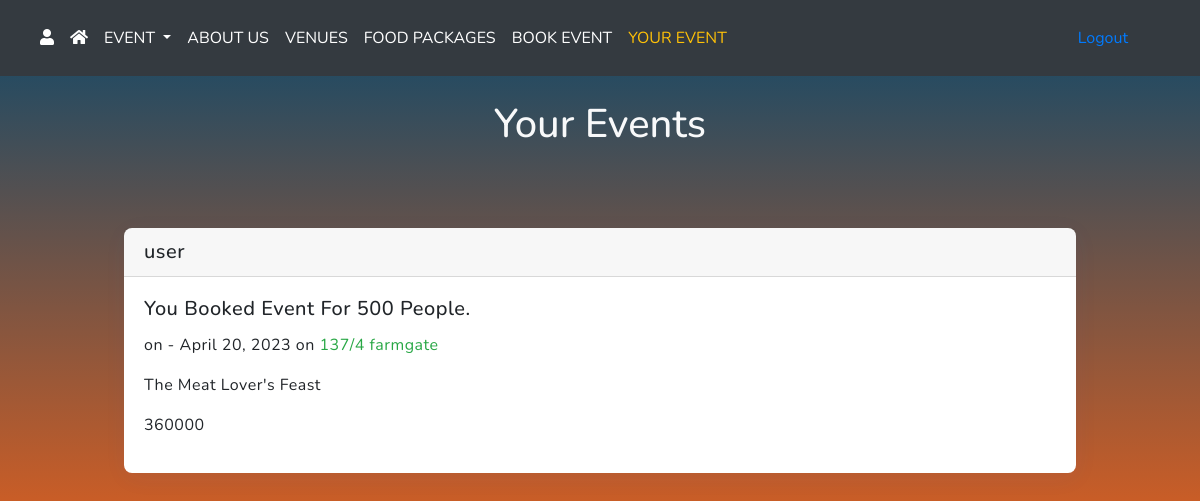
/user_cart (signed in), run on the app's committed database.
### website/models.py (models this page shows, shortened)
class Book_event(models.Model):
    name = models.CharField(max_length = 100)
    mobile = models.CharField(max_length = 14)
    email = models.EmailField()
    people = models.IntegerField()
    date = models.DateField()
    event = models.CharField(max_length = 1000)
    food =  models.ForeignKey(Food, on_delete = models.CASCADE, default = "")
    address = models.CharField(max_length = 500)
    venue = models.ForeignKey(Venue, on_delete = models.CASCADE, default = " ")
    message = models.TextField()
    user=models.ForeignKey(User, on_delete=models.CASCADE, default='')
    bill = models.IntegerField()

class Food(models.Model):
    package = models.CharField(max_length = 200)
    item1 = models.CharField(max_length = 50)
    item2 = models.CharField(max_length = 50)
    item3 = models.CharField(max_length = 50)
    item4 = models.CharField(max_length = 50)
    pack_price = models.IntegerField()
    def __str__(self):
        return self.package

### website/views.py (the view)
# urls.py: path("user_cart", views.usercart, name = "user_cart"),
def usercart(request):
    my_cart = Book_event.objects.filter(user=request.user)
    return render(request, 'user_cart.html', {'my_cart': my_cart})

### website/templates/user_cart.html (shortened to what this page needs)
{% extends 'base.html'%}
{% block content%}
<body id="cart-body">
  <header>
    <div class="cotainer">
        <div class="row">
            <div class="col-md-12 col-sm-12 col-xs-12 text-light text-center p-4 mb-4">
              <h1>Your Events</h1>
            </div>
        </div>
    </div>
  </header>
  <main>
  <section class="cart-section">
    <div class="container-fluid">
      <div class="row">
          {% if my_cart %}
          {% for cart in my_cart %}
          <div class="col-md-10 col-sm-10 col-xs-10 p-4 offset-1">
            <div class="card">
              <h5 class="card-header">{{cart.name}}</h5>
            <div class="card-body">
              <h5 class="card-title">You Booked Event For {{cart.people}} People.</h5>
              <p class="card-text">on - {{cart.date}} on <span class="text-success">{{cart.address}}</span> </p>
              <p>{{cart.food}}</p>
              <p>{{cart.bill}}</p>
            </div>
            </div>
          </div>
          {% endfor %}
          {% endif %}
      </div>
    </div>
  </section>
  </main>
</body>
{% endblock content%}

### website/static/evenstyle.css (style rules this page uses)
body { background: linear-gradient(0.25turn, #004968, #7c4000); }
#cart-body { background-image: linear-gradient(#0B486B,#f56217); overflow-x:hidden; font-family: 'Nunito', sans-serif; }
.cart-section { margin-bottom: 120px; }
.card { border: 0; -webkit-transition: all .3s ease; transition: all .3s ease; letter-spacing: .5px; border-radius: 8px; -webkit-box-shadow: 1px 5px 24px 0 rgba(68,102,242,.05); box-shadow: 1px 5px 24px 0 rgba(68,102,242,.05); }
.card .card-body { background-color: transparent; }

### data on the page
Book_event: name "user", people "500", date "April 20, 2023", address "137/4 farmgate", food "The Meat Lover's Feast", bill "360000"
